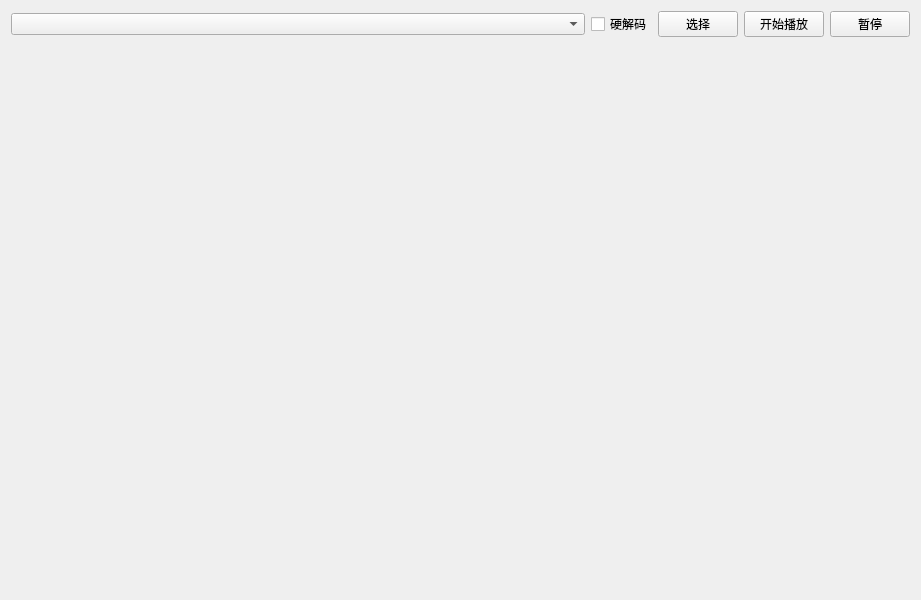
<?xml version="1.0" encoding="UTF-8"?>
<ui version="4.0">
 <class>MainWidget</class>
 <widget class="QWidget" name="MainWidget">
  <property name="geometry">
   <rect>
    <x>0</x>
    <y>0</y>
    <width>921</width>
    <height>600</height>
   </rect>
  </property>
  <property name="windowTitle">
   <string>MainWidget</string>
  </property>
  <layout class="QGridLayout" name="gridLayout_2">
   <item row="0" column="0">
    <widget class="QComboBox" name="com_url"/>
   </item>
   <item row="0" column="1">
    <widget class="QCheckBox" name="checkHW">
     <property name="sizePolicy">
      <sizepolicy hsizetype="Fixed" vsizetype="Fixed">
       <horstretch>0</horstretch>
       <verstretch>0</verstretch>
      </sizepolicy>
     </property>
     <property name="text">
      <string>硬解码</string>
     </property>
    </widget>
   </item>
   <item row="0" column="2">
    <widget class="QPushButton" name="btn_file">
     <property name="sizePolicy">
      <sizepolicy hsizetype="Fixed" vsizetype="Fixed">
       <horstretch>0</horstretch>
       <verstretch>0</verstretch>
      </sizepolicy>
     </property>
     <property name="text">
      <string>选择</string>
     </property>
    </widget>
   </item>
   <item row="0" column="3">
    <widget class="QPushButton" name="btn_open">
     <property name="sizePolicy">
      <sizepolicy hsizetype="Fixed" vsizetype="Fixed">
       <horstretch>0</horstretch>
       <verstretch>0</verstretch>
      </sizepolicy>
     </property>
     <property name="text">
      <string>开始播放</string>
     </property>
    </widget>
   </item>
   <item row="0" column="4">
    <widget class="QPushButton" name="btn_pause">
     <property name="sizePolicy">
      <sizepolicy hsizetype="Fixed" vsizetype="Fixed">
       <horstretch>0</horstretch>
       <verstretch>0</verstretch>
      </sizepolicy>
     </property>
     <property name="text">
      <string>暂停</string>
     </property>
    </widget>
   </item>
   <item row="1" column="0" colspan="5">
    <layout class="QGridLayout" name="gridLayout">
     <item row="0" column="0">
      <widget class="PlayImage" name="playImage_1" native="true"/>
     </item>
     <item row="0" column="1">
      <widget class="PlayImage" name="playImage_2" native="true"/>
     </item>
     <item row="0" column="2">
      <widget class="PlayImage" name="playImage_3" native="true"/>
     </item>
     <item row="1" column="0">
      <widget class="PlayImage" name="playImage_4" native="true"/>
     </item>
     <item row="1" column="1">
      <widget class="PlayImage" name="playImage_5" native="true"/>
     </item>
     <item row="1" column="2">
      <widget class="PlayImage" name="playImage_6" native="true"/>
     </item>
     <item row="2" column="0">
      <widget class="PlayImage" name="playImage_7" native="true"/>
     </item>
     <item row="2" column="1">
      <widget class="PlayImage" name="playImage_8" native="true"/>
     </item>
     <item row="2" column="2">
      <widget class="PlayImage" name="playImage_9" native="true"/>
     </item>
    </layout>
   </item>
  </layout>
 </widget>
 <customwidgets>
  <customwidget>
   <class>PlayImage</class>
   <extends>QWidget</extends>
   <header location="global">../FFmpegVideoPlay/PlayImage.h</header>
   <container>1</container>
  </customwidget>
 </customwidgets>
 <resources/>
 <connections/>
</ui>
